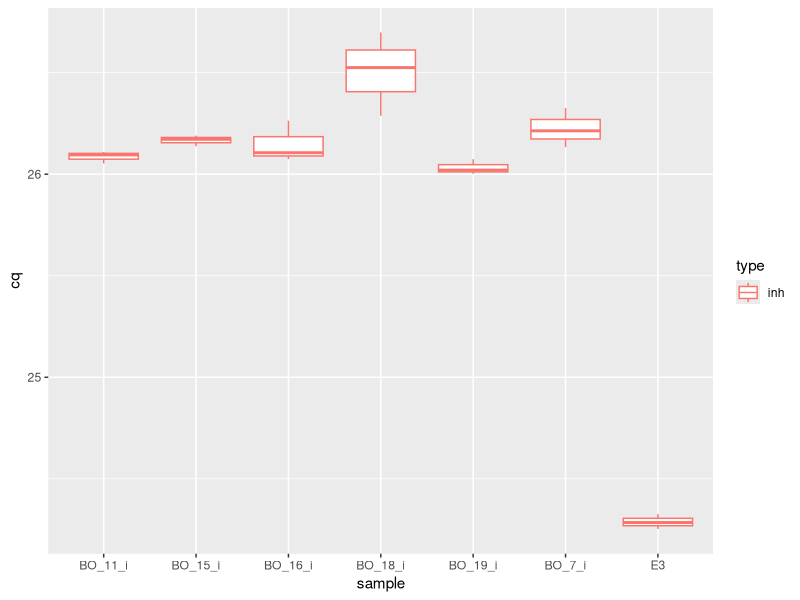

Write the R code that produced this figure.
## ---- chunk 1
library(here)
library(tidyverse)
library(lubridate)
## ---- chunk 2
vp<- read_csv(here("data", "raw_data","qpcr", "vp","vp_inh_bo.csv"))
## ---- chunk 3
vp<- vp %>%
  mutate(type = case_when(grepl("i", sample)~ "inh")) %>%
  mutate(type = case_when((type == "inh") ~ "inh",
                          (sample == "E3") ~ "inh")) 

inh<- vp %>%
  filter(type %in% "inh")
## ---- chunk 4
inh %>%
  ggplot() + geom_boxplot(
    aes(x = sample,
        y = cq,
        color = type)
  )
